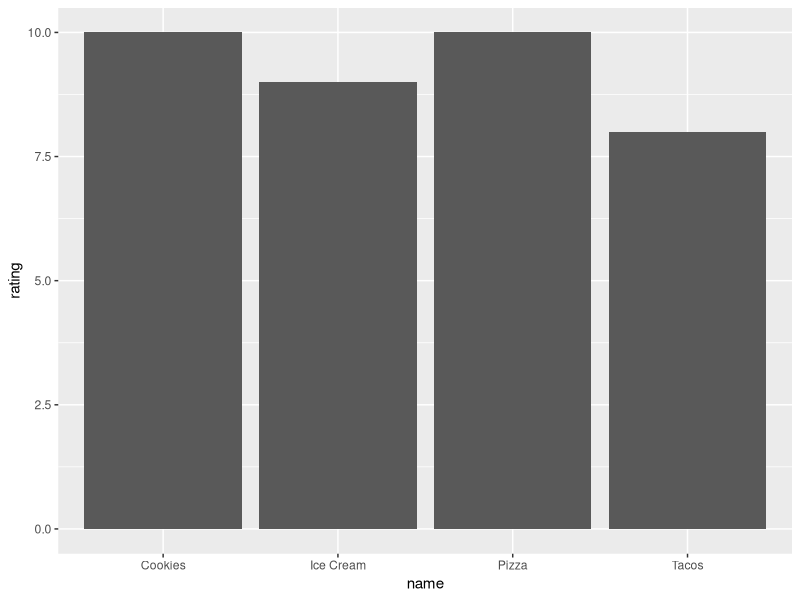
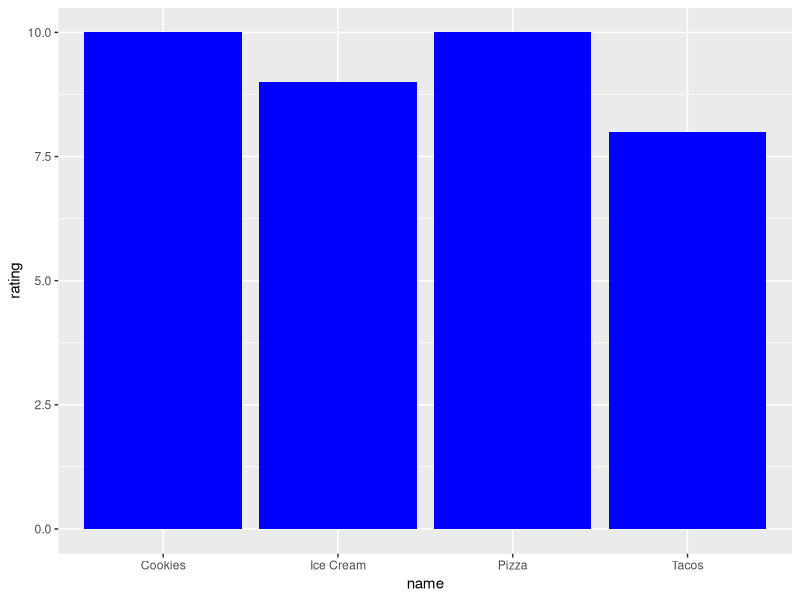
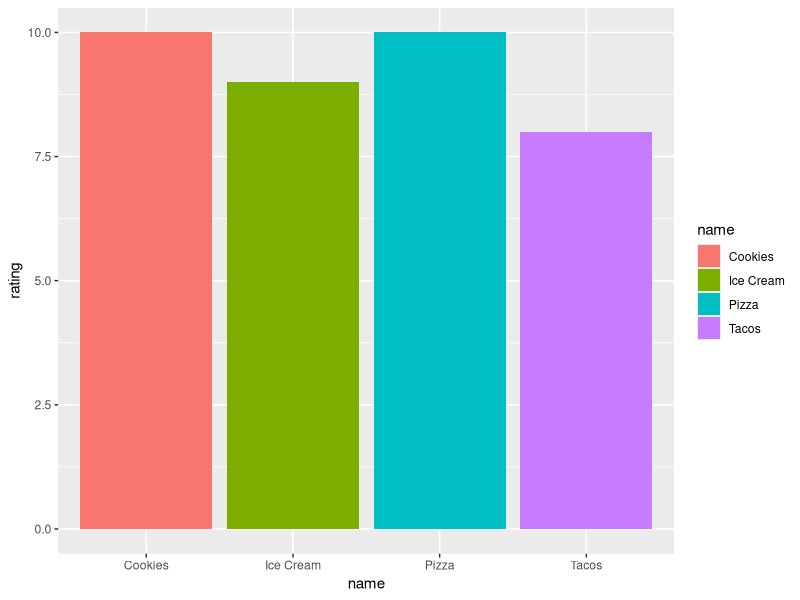
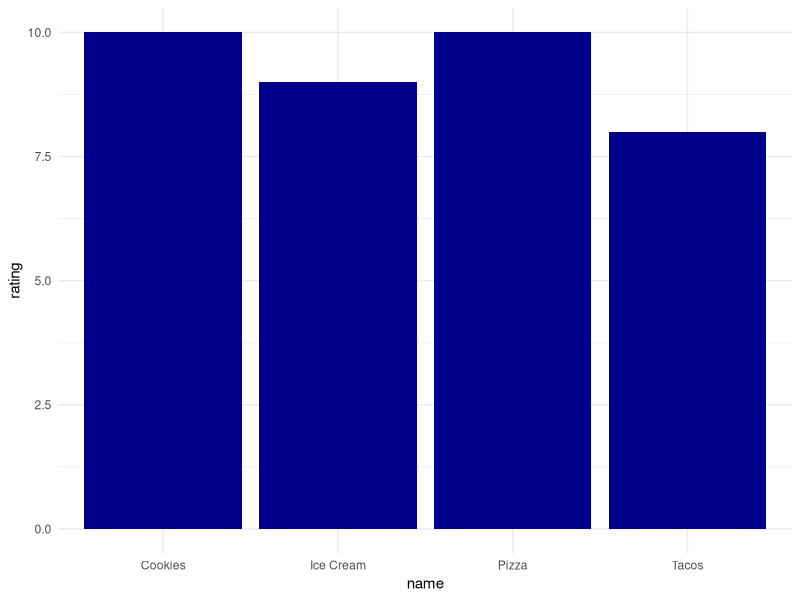
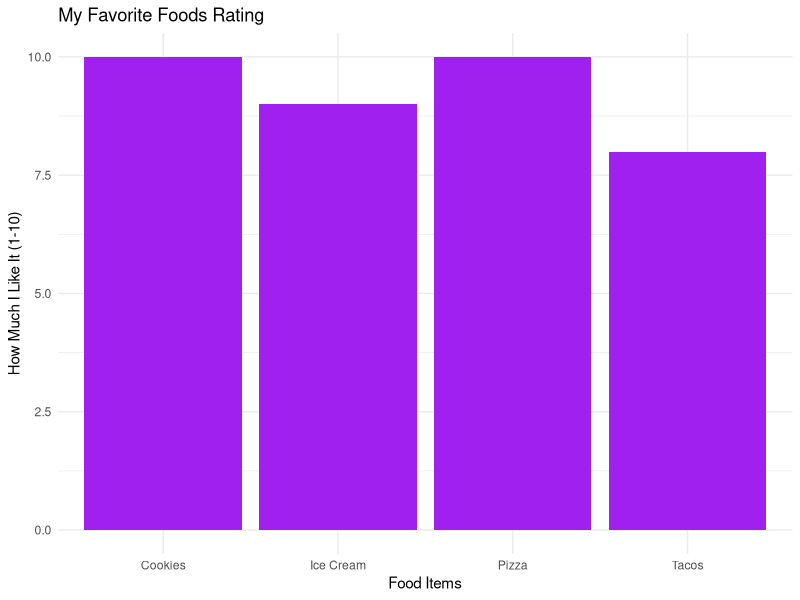
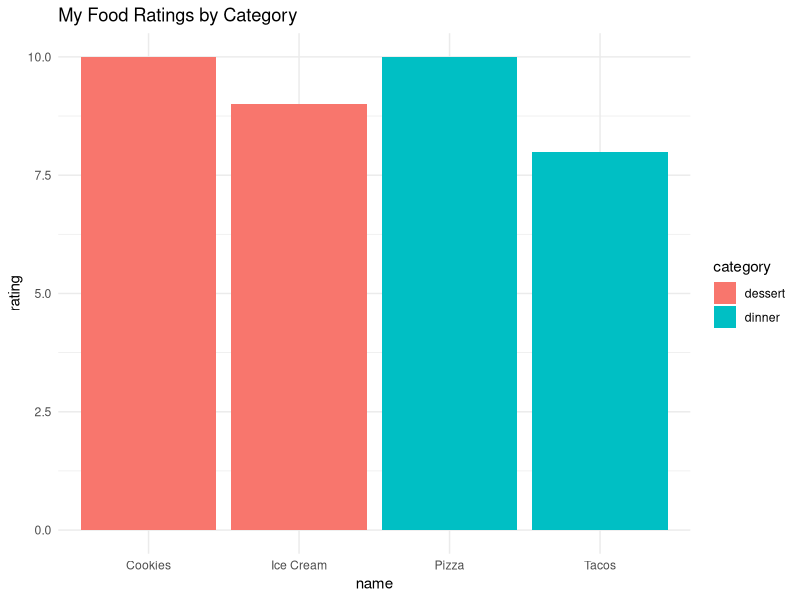

R code for these plots, in order:
# 🔮 Day 2 - Spell 9: Visualizing Your Data Magic

# 🎨 Welcome to your magical art studio! Let's turn your dataframe into beautiful pictures!

library(ggplot2)

########################################################
# 🎯 Challenge 1: Visualize your dataframe from Spell 8
# Use the dataframe you created in Spell 8 here!

# Example dataframe (replace with yours from Spell 8)
my_data <- data.frame(
  name = c("Pizza", "Ice Cream", "Tacos", "Cookies"),
  rating = c(10, 9, 8, 10),
  category = c("dinner", "dessert", "dinner", "dessert")
)

# Create your first plot with YOUR data!
ggplot(my_data, aes(x = name, y = rating)) +
  geom_col()

########################################################
# 🎯 Challenge 2: Add some color magic!
# Let's make it more colorful and beautiful

ggplot(my_data, aes(x = name, y = rating)) +
  geom_col(fill = "blue")    # Try different colors: "red", "green", "purple", "orange"

# Try this too - different color for each bar!
ggplot(my_data, aes(x = name, y = rating, fill = name)) +
  geom_col()

########################################################
# 🎯 Challenge 3: Make it professional with themes!

ggplot(my_data, aes(x = name, y = rating)) +
  geom_col(fill = "darkblue") +
  theme_minimal()    # Makes it look clean and modern!

# Try other themes: theme_classic(), theme_dark(), theme_void()

########################################################
# 🎯 Challenge 4: Add titles and labels

ggplot(my_data, aes(x = name, y = rating)) +
  geom_col(fill = "purple") +
  theme_minimal() +
  labs(
    title = "My Favorite Foods Rating",     # Main title
    x = "Food Items",                       # X-axis label  
    y = "How Much I Like It (1-10)"        # Y-axis label
  )

########################################################
# 🎯 Challenge 5: Color by category (if your data has categories)

ggplot(my_data, aes(x = name, y = rating, fill = category)) +
  geom_col() +
  theme_minimal() +
  labs(title = "My Food Ratings by Category")

########################################################
# ✨ Your Turn: Create your masterpiece!
# Take your dataframe from Spell 8 and create the most beautiful 
# chart you can imagine! Try different:
# - Colors: "red", "blue", "green", "purple", "orange", "pink"
# - Themes: theme_minimal(), theme_classic(), theme_dark()
# - Titles: Make them fun and descriptive!

# Write your code here:
# my_chart <- ggplot(...

########################################################
# 💡 Pro Tips for this spell:
# - aes() tells ggplot what data to use for x, y, and colors
# - fill = "color" makes all bars the same color
# - fill = column_name makes each category a different color
# - theme_minimal() makes charts look professional
# - labs() adds titles and labels to make charts easier to understand
# - You can save your plot: ggsave("my_chart.png")